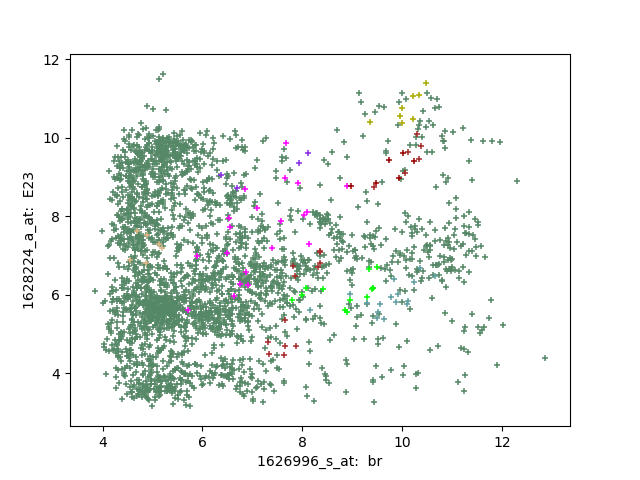

Python code for this plot:

import matplotlib
matplotlib.use('agg')
import re
from pylab import *
    
data = {}
f = open('tmpdir/test.data', 'r')
for line in f:
    t = line.split(' ');
    t[2] = t[2].strip();
    if (t[2] not in data):
      data[t[2]] = [[], []]
    data[t[2]][0] += [float(t[0])];
    data[t[2]][1] += [float(t[1])];
fig = figure(figsize=(6.4,4.8))
ax = fig.add_axes([70.0/640, 54.0/480, 1-2*70.0/640, 1-2*54.0/480])
colors = data.keys()
colors.sort(key=lambda t:-len(data[t][0]))
for c in colors:
    ax.plot(data[c][0],data[c][1], color=c, ls='None', marker='+', mew=1.1, ms=4, mec=c)
ax.axis([3.348288, 13.357413, 2.661444, 12.128079])
ax.set_xlabel('1626996_s_at:  br', fontsize=10)
ax.set_ylabel('1628224_a_at:  E23', fontsize=10)
fig.savefig('tmpdir/test.png', dpi=100)
